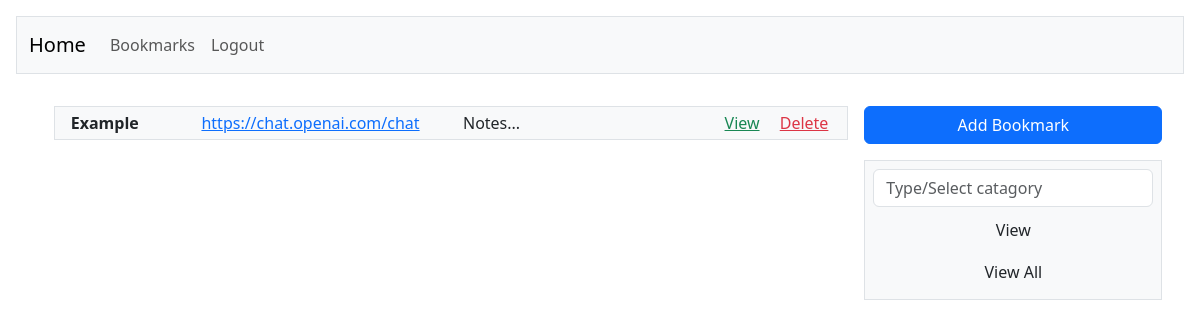
Before: /userhome (signed in) with the older database file.
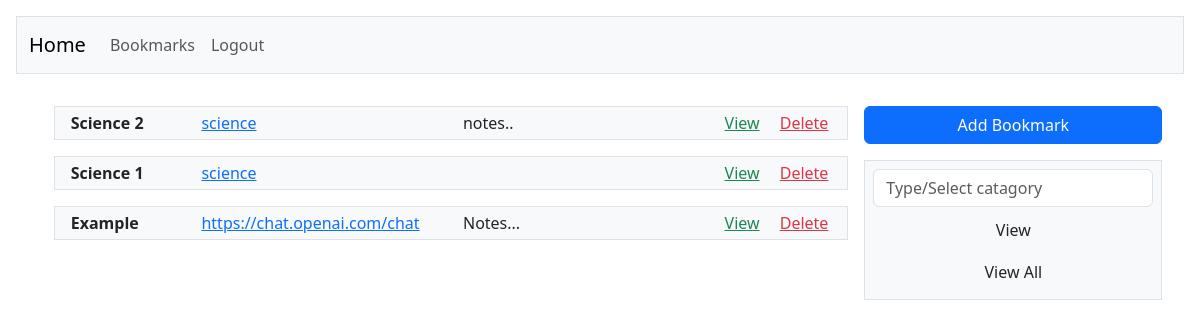
After: the same page with the newer database file.
### bookmarks_main/models.py (models this page shows, shortened)
class Saved_Bookmarks(models.Model):
    bookmark_title = models.CharField(max_length=500, null=True, blank=False)
    bookmark_address = models.CharField(max_length=1_000)
    bookmark_notes = models.CharField(max_length=100_000, null=True, blank=False)
    bookmark_catagory = models.CharField(max_length=250, null=True, blank=False)
    bookmark_save_date = models.DateTimeField(auto_now_add=True)
    author = models.ForeignKey(User, on_delete=models.CASCADE)

### bookmarks_main/views.py (the view, shortened to what this page needs)
# urls.py: path('userhome', views.userhome, name='home-page'),
def userhome(request):
    context = {}
    bookmarks = Saved_Bookmarks.objects.filter(author=request.user.id).order_by('-bookmark_save_date')
    context['bookmarks'] = bookmarks
    bookmark_list = [bookmark for bookmark in bookmarks]
    catagories = list(set([entry.bookmark_catagory for entry in bookmark_list]))
    context['catagories'] = catagories
    if request.method == 'POST' and 'delete_bookmark' in request.POST:
        delete_bookmark(request, request.POST['bookmark_id'])
        return HttpResponseRedirect('')
    return render(request, 'bookmarks_main/index.html', context)

### bookmarks_main/templates/bookmarks_main/index.html (shortened to what this page needs)
{% extends './template.html' %}
{% block content %}
    <div class="row mb-3 d-flex justify-content-center">
        <div class="col-lg-3 order-lg-2">
            <form method="post">
                <div class="row">
                <button class="btn btn-primary mt-3" type="button" data-bs-toggle="collapse" data-bs-target="#collapseExample" aria-expanded="false" aria-controls="collapseExample">
                    Add Bookmark
                </button>
                </div>
            </form>
            <form method="post">
                <div class="row mt-3 p-2 bg-light border">
                    <input name="selected_bookmark_catagory" class="form-control" list="datalistOptions" placeholder="Type/Select catagory">
                    <input class="btn btn mt-1" type="submit" name="select_catagory" value="View">
                    <form method="post">
                    <input class="btn btn mt-1" type="submit" name="view_all" value="View All">
                    </form>
                </div>
            </form>
        </div>
        <div class="col-lg-8 order-md-1 ms-3 me-3">
            {% if user.is_authenticated %}
                    {% for bookmark in bookmarks %}
                        <form method="post">
                            <div class="row p-1 mt-3 bg-light d-flex align-items-center border">
                                <div class="col-lg-2">
                                    <p class="card-title fw-bold">{{bookmark.bookmark_title}}</p>
                                </div>
                                <div class="col-lg-4 text-break overflow-auto">
                                    <p class="card-text" style="max-height:25px;">
                                        <a href="{{bookmark.bookmark_address}}">{{bookmark.bookmark_address}}</a><br>
                                    </p>
                                </div>
                                <div class="col-lg-4 text-break overflow-auto">
                                    <p class="card-text" style="max-height:25px;">{{bookmark.bookmark_notes}}</p>
                                </div>
                                <div class="col-lg-2">
                                    <a href="{% url 'edit-bookmark' bookmark.id %}" class="text-success me-3">View</a>
                                    <a href="{% url 'delete-bookmark' bookmark.id %}" class="text-danger">Delete</a>
                                </div>
                            </div>
                        </form>
                    {% endfor %}
        </div>
    </div>
    {% else %}
        <p class="text-danger">You must be logged in to see this content</p>
    {% endif %}
{% endblock %}

### bookmarks_main/templates/bookmarks_main/template.html (shortened to what this page needs)
{% load static %}
<!DOCTYPE html>
<html lang="en">
  <head>
    <link href="https://cdn.jsdelivr.net/npm/bootstrap@5.3.0-alpha1/dist/css/bootstrap.min.css" rel="stylesheet">
  </head>
  <body class="m-3">
    <nav class="navbar navbar-expand-sm navbar-light bg-light mb-3 border">
      <div class="container-fluid">
        <a class="navbar-brand" href="{% url 'home-main' %}">Home</a>
          <div class="collapse navbar-collapse" id="navbarNav">
            <ul class="navbar-nav">
              {% if user.is_authenticated %}
                <li class="nav-item">
                  <a class="nav-link" href="{% url 'home-page' %}">Bookmarks</a>
                </li>
                <li class="nav-item">
                  <a class="nav-link" href="{% url 'logout' %}">Logout</a>
                </li>
              {% endif %}
            </ul>
      </div>
    </nav>
    <main>
      {% block content %}{% endblock %}
  </main>
  </body>
</html>

Changed rows visible on the page:
added Saved_Bookmarks: bookmark_title "Science 2", bookmark_address "science", bookmark_notes "notes.."
added Saved_Bookmarks: bookmark_title "Science 1", bookmark_address "science"
